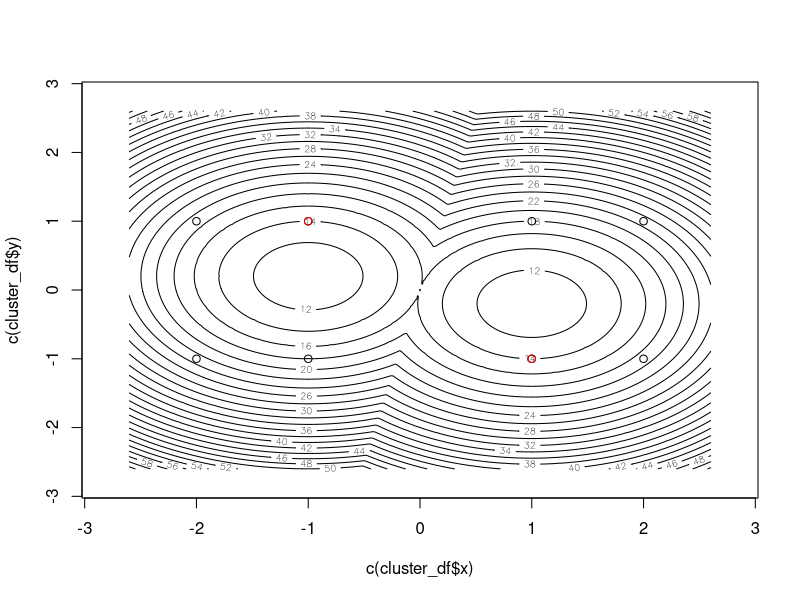

Reproduce this figure in R.
####################
##  chapter_5_3D  ##
####################

remove(list=ls())

# Points
########
   
   cluster_df <- data.frame(x=c(-2,-1,-2,-1,1,2,1,2)
                            , y=c(1,1,-1,-1,1,1,-1,-1))
   
# Weight Positions
##################
   
   w1 <- data.frame(x=-1,y=1)
   w2 <- data.frame(x=1,y=-1)
   
# Clusters
##########
   
   w1_cluster_df <- data.frame(x=vector(),y=vector())
   w2_cluster_df <- data.frame(x=vector(),y=vector())
   for (p in 1:nrow(cluster_df)){
      point <- cluster_df[p,]
      w1_dist <- (w1$x - point$x)^2 + (w1$y - point$y)^2
      w2_dist <- (w2$x - point$x)^2 + (w2$y - point$y)^2
      if (w1_dist < w2_dist){
         w1_cluster_df <- rbind(w1_cluster_df, point)
      } else if (w1_dist > w2_dist){
         w2_cluster_df <- rbind(w2_cluster_df, point)
      } else{
         w1_cluster_df <- rbind(w1_cluster_df, point)
         w2_cluster_df <- rbind(w2_cluster_df, point)
      }
   }
   
# Energy function
#################
   
   w_sampled <- seq(from=-2.6,to=2.6, by=0.02)
   w_sampled <- merge(data.frame(x=w_sampled)
                      , data.frame(y=w_sampled))
   energies <- vector()
   counter <- 0
   
   for (s in 1:nrow(w_sampled))
   {
      # Sample
      sample <- w_sampled[s,]
      
      # Where are we?
      counter <- counter+1
      print(paste(counter, "of", nrow(w_sampled)))
      
      # Set the energy
      this_energy_w1_cluster <- 0
      this_energy_w2_cluster <- 0
      
      # Compute squared distances
      for (p in 1:nrow(w1_cluster_df))
      {
         point <- w1_cluster_df[p,]
         dist <- (point$x - sample$x)^2 + (point$y - sample$y)^2
         this_energy_w1_cluster <- this_energy_w1_cluster + dist
      }
      
      for (p in 1:nrow(w2_cluster_df))
      {
         point <- w2_cluster_df[p,]
         dist <- (point$x - sample$x)^2 + (point$y - sample$y)^2
         this_energy_w2_cluster <- this_energy_w2_cluster + dist
      }
      
      # What weight are we closest to?
      energies <- c(energies, min(this_energy_w1_cluster, this_energy_w2_cluster))
   }
   
# Plot
######
   
   z <- matrix(energies, nrow=length(seq(from=-2.6,to=2.6, by=0.02)), byrow = FALSE)
   
   plot(c(cluster_df$x), c(cluster_df$y), xlim=c(-2.8,2.8),ylim=c(-2.8,2.8))
   points(c( w1$x, w2$x), c(w1$y, w2$y), col="red")
   contour(unique(w_sampled$x), unique(w_sampled$y), z, nlevels = 30, add=TRUE)
   
   